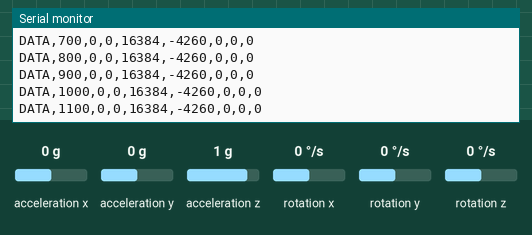
Simulated run of this sketch. Board: Arduino Mega 2560, built with avr-gcc and run on an emulated ATmega2560. Parts: the last lines printed to the serial monitor. Wiring (inferred from the names in the program): MPU-6050 motion sensor at I2C address 0x68. The test bench sets the inputs (shaded band); at power-on: acceleration x 0 g, acceleration y 0 g, acceleration z 1 g, rotation x 0 °/s, rotation y 0 °/s, rotation z 0 °/s.

Above: at 1.2 s.
1.3 s: acceleration x set to -1.4 g
At 1.31 s:
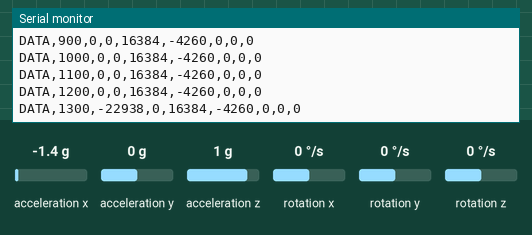
2.8 s: acceleration y set to -1.4 g
At 2.81 s:
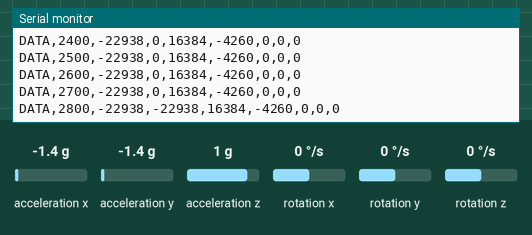
4.3 s: acceleration z set to -1.4 g
At 4.31 s:
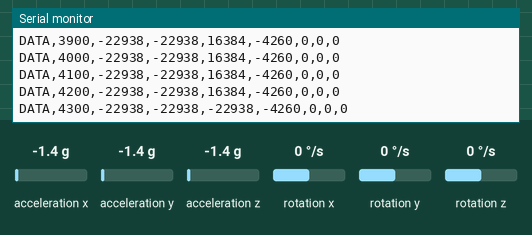
5.8 s: rotation x set to -192 °/s
At 5.81 s:
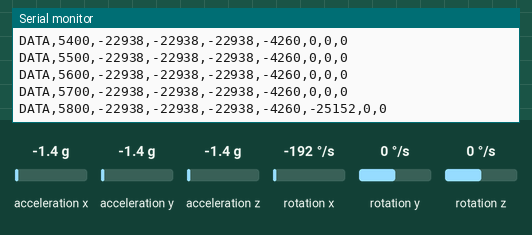
7.3 s: rotation y set to -192 °/s
At 7.31 s:
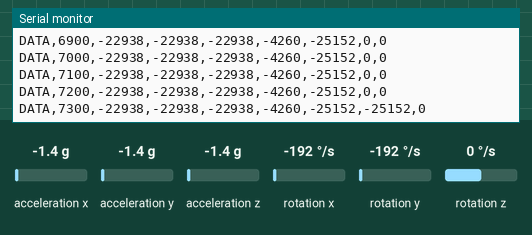
Timing chart, 0 to 9.8 s (numbered marks = the images above; inputs shaded):
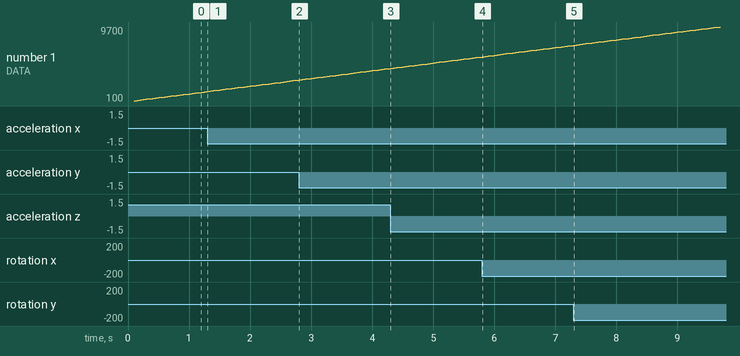

Measured:
- after the input at 1.3 s, the serial monitor: prints a new line at once (image 1)
- after the input at 2.8 s, the serial monitor: prints a new line at once (image 2)
- after the input at 4.3 s, the serial monitor: prints a new line at once (image 3)
- after the input at 5.8 s, the serial monitor: prints a new line at once (image 4)
- after the input at 7.3 s, the serial monitor: prints a new line at once (image 5)

The sketch:

08_mpu6050_mega_bench.ino
```cpp
/*
 * 08_mpu6050_mega_bench.ino
 * --------------------------------------------------------------------------
 * Standalone test for the ordered GY-521 / MPU6050 on Arduino Mega 2560.
 *
 * Wiring through the common perfboard GYRO header:
 *   VCC -> logic 5V rail (this exact Grobotronics GY-521 is specified 3-5V)
 *   GND -> logic GND rail
 *   SDA -> Mega D20 / SDA
 *   SCL -> Mega D21 / SCL
 *
 * XDA, XCL, AD0 and INT remain disconnected for this test. The sketch checks
 * both normal I2C addresses, wakes the sensor and prints raw 6-axis samples.
 */

#include <Arduino.h>
#include <Wire.h>

const unsigned long BAUD = 115200;
const unsigned long SAMPLE_PERIOD_MS = 100;

uint8_t imuAddress = 0x68;
bool imuReady = false;
unsigned long lastSampleMs = 0;

bool readRegisters(uint8_t reg, uint8_t *data, uint8_t length) {
  Wire.beginTransmission(imuAddress);
  Wire.write(reg);
  if (Wire.endTransmission(false) != 0) return false;
  if (Wire.requestFrom(imuAddress, length) != length) return false;
  for (uint8_t i = 0; i < length; ++i) data[i] = Wire.read();
  return true;
}

bool writeRegister(uint8_t reg, uint8_t value) {
  Wire.beginTransmission(imuAddress);
  Wire.write(reg);
  Wire.write(value);
  return Wire.endTransmission() == 0;
}

bool probe(uint8_t address) {
  imuAddress = address;
  uint8_t whoAmI = 0;
  if (!readRegisters(0x75, &whoAmI, 1)) return false;
  return whoAmI == 0x68 || whoAmI == 0x69;
}

int16_t signedWord(const uint8_t *data) {
  return (int16_t)((uint16_t)data[0] << 8 | data[1]);
}

void setup() {
  Serial.begin(BAUD);
  Wire.begin();
  Wire.setClock(100000UL);  // conservative for the perfboard harness

  imuReady = probe(0x68) || probe(0x69);
  if (imuReady) {
    imuReady = writeRegister(0x6B, 0x00) &&  // wake
               writeRegister(0x1B, 0x00) &&  // gyro +/-250 deg/s
               writeRegister(0x1C, 0x00);    // accelerometer +/-2g
  }

  if (!imuReady) {
    Serial.println(F("ERROR,MPU6050_NOT_FOUND"));
    Serial.println(F("CHECK,5V,GND,SDA_D20,SCL_D21"));
    return;
  }

  Serial.print(F("READY,MPU6050,ADDRESS=0x"));
  Serial.println(imuAddress, HEX);
  Serial.println(F("HEADER,ms,ax_raw,ay_raw,az_raw,temp_raw,gx_raw,gy_raw,gz_raw"));
}

void loop() {
  if (!imuReady) return;
  const unsigned long now = millis();
  if (now - lastSampleMs < SAMPLE_PERIOD_MS) return;
  lastSampleMs = now;

  uint8_t data[14];
  if (!readRegisters(0x3B, data, sizeof(data))) {
    imuReady = false;
    Serial.println(F("ERROR,MPU6050_READ_FAILED"));
    return;
  }

  Serial.print(F("DATA,")); Serial.print(now); Serial.print(',');
  for (uint8_t i = 0; i < 7; ++i) {
    Serial.print(signedWord(&data[2 * i]));
    Serial.print(i == 6 ? '\n' : ',');
  }
}
```
